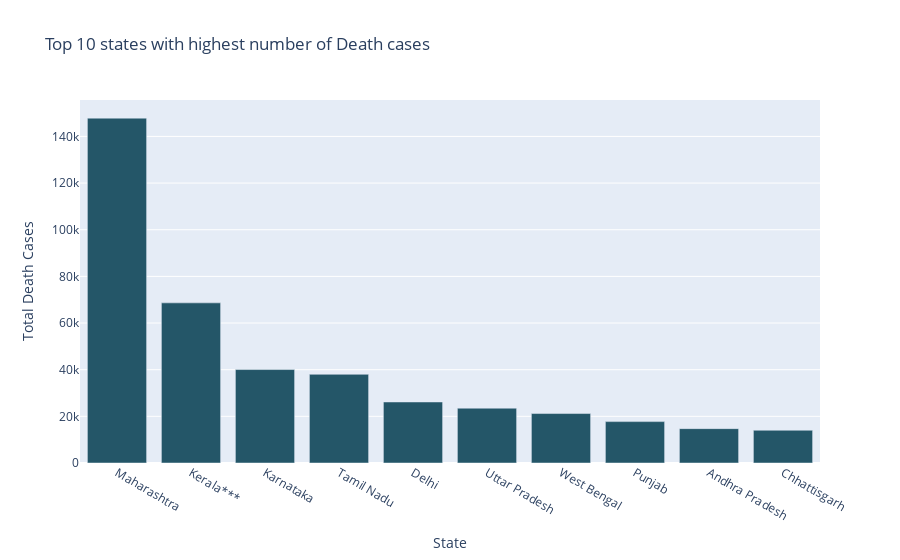

The notebook cell saved with this chart:
### Markdown cell above
* **Top 10 states with highest number of death cases**

### Code cell
px.bar(x=covid.nlargest(10,"death")["state_name"],
       y = covid.nlargest(10,"death")["death"],
       labels={'y':'Total Death Cases','x':'State'},
       color_discrete_sequence=px.colors.sequential.Aggrnyl,
       title="Top 10 states with highest number of Death cases")

### Figure 1 — Plotly figure (JSON) as saved in the notebook; plotly's stock layout.template omitted (floating-point values rounded to 4 significant figures)
{"data": [{"alignmentgroup": "True", "hovertemplate": "State=%{x}<br>Total Death Cases=%{y}<extra></extra>", "legendgroup": "", "marker": {"color": "rgb(36, 86, 104)", "pattern": {"shape": ""}}, "name": "", "offsetgroup": "", "orientation": "v", "showlegend": false, "textposition": "auto", "type": "bar", "x": ["Maharashtra", "Kerala***", "Karnataka", "Tamil Nadu", "Delhi", "Uttar Pradesh", "West Bengal", "Punjab", "Andhra Pradesh", "Chhattisgarh"], "xaxis": "x", "y": [147827, 68647, 40057, 38025, 26160, 23501, 21200, 17743, 14730, 14034], "yaxis": "y"}], "layout": {"barmode": "relative", "legend": {"tracegroupgap": 0}, "title": {"text": "Top 10 states with highest number of Death cases"}, "xaxis": {"anchor": "y", "domain": [0, 1], "title": {"text": "State"}}, "yaxis": {"anchor": "x", "domain": [0, 1], "title": {"text": "Total Death Cases"}}}}
